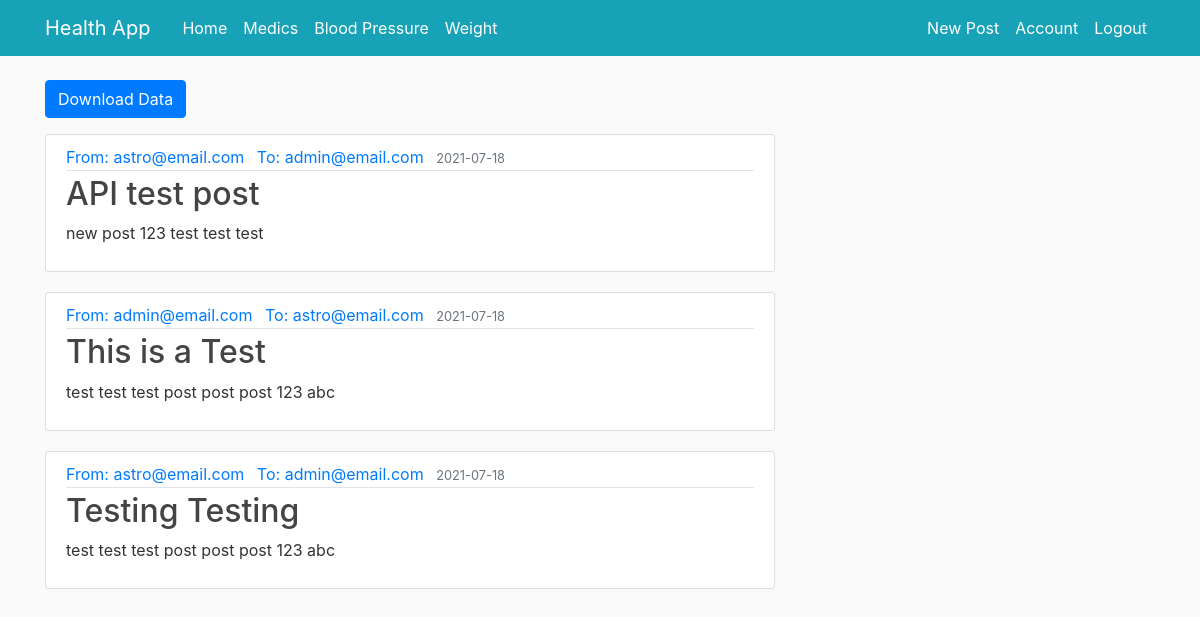
The page /accounts/admin@email.com/posts (signed in) on the database its author committed.
### healthapp/models.py (models this page shows)
class User(db.Model, UserMixin):
    id = db.Column(db.Integer, primary_key=True)
    first_name = db.Column(db.String, nullable=False)
    last_name = db.Column(db.String, nullable=False)
    email = db.Column(db.String, unique=True, nullable=False)
    password = db.Column(db.String, nullable=False)
    role = db.Column(db.String, nullable=False)
    key = db.Column(db.String, nullable=False)
    posts = db.relationship('Post', backref='author', lazy=True)
    blood_pressure = db.relationship('BloodPressure', backref='author', lazy=True)
    weight = db.relationship('Weight', backref='author', lazy=True)

class Post(db.Model):
    id = db.Column(db.Integer, primary_key=True)
    title = db.Column(db.String, nullable=False)
    recipient = db.Column(db.String, nullable=False)
    date_posted = db.Column(db.DateTime, nullable=False, default=datetime.utcnow)
    content = db.Column(db.Text, nullable=False)
    user_id = db.Column(db.Integer, db.ForeignKey('user.id'), nullable=False)

### healthapp/webapp/routes.py (the view)
@app.route("/accounts/<string:email>/posts")
@login_required
def user_posts(email):
    user = User.query.filter_by(email=email).first()
    if user:
        encrypted_posts = db.session.query(Post)\
            .where(((Post.user_id == user.id) & (Post.recipient == current_user.email))
                   | ((Post.user_id == current_user.id) & (Post.recipient == user.email)))\
            .order_by(Post.date_posted.desc()).all()
        posts = []  # empty list for decrypted posts to be appended to.
        for encrypted_post in encrypted_posts:
            post_list = [encrypted_post]    # decrypt_post() takes a list as an argument
            if encrypted_post.recipient == current_user.email:
                posts.append(decrypt_post(post_list, current_user.key)[0])
            if encrypted_post.recipient == user.email:
                posts.append(decrypt_post(post_list, user.key)[0])
        return render_template('user_posts.html', posts=posts, user=user, title='Posts')
    return abort(404)   # not found error if user not found.

### healthapp/encryption.py (called while the page is built)
def decrypt_post(encrypted_posts, key):
    decrypted_posts = []    # empty list for decrypted post to be appended to.
    for post in encrypted_posts:
        encrypted_data = post.content.encode()  # encodes post to a byte string.
        decrypted_data = Fernet(key.encode()).decrypt(encrypted_data).decode('utf-8')
        decrypted_posts.append({'id': post.id,
                                'author': post.author.email,
                                'recipient': post.recipient,
                                'date_posted': post.date_posted.strftime('%Y-%m-%d'),
                                'title': post.title,
                                'content': decrypted_data})
    return decrypted_posts

### healthapp/models.py (called while the page is built)
@login_manager.user_loader
def load_user(user_id):
    return User.query.get(int(user_id))

### healthapp/templates/user_posts.html
{% extends "layout.html" %}
{% block content %}
   <a class="mr-2 mb-3 btn btn-primary" href="{{ url_for('download_data', email=user.email, record_type='Posts') }}">Download Data</a>
    {% for post in posts %}
        <article class="media content-section">
          <div class="media-body">
            <div class="article-metadata">
              <a class="mr-2" href="{{ url_for('user_account', email=post['author']) }}">From: {{ post['author']}}</a>
                <a class="mr-2" href="{{ url_for('user_account', email=post['recipient']) }}">To: {{ post['recipient']}}</a>
              <small class="text-muted">{{ post['date_posted'] }}</small>
            </div>
            <h2><a class="article-title" href="{{ url_for('post', post_id=post['id'])}}">{{ post['title'] }}</a></h2>
            <p class="article-content">{{ post['content'] }}</p>
          </div>
        </article>
    {% endfor %}
{% endblock content %}

### healthapp/static/main.css (style rules this page uses)
body { background: #fafafa; color: #333333; margin-top: 5rem; }
h1, h2, h3, h4, h5, h6 { color: #444444; }
.content-section { background: #ffffff; padding: 10px 20px; border: 1px solid #dddddd; border-radius: 3px; margin-bottom: 20px; }
.article-title { color: #444444; }
.article-content { white-space: pre-line; }
.article-metadata { padding-bottom: 1px; margin-bottom: 4px; border-bottom: 1px solid #e3e3e3 }

### rows shown on the page
User: author "astro@email.com" "astro@email.com"
Post: recipient "admin@email.com", title "API test post"
User: author "admin@email.com"
Post: recipient "astro@email.com", title "This is a Test"
Post: recipient "admin@email.com", title "Testing Testing"

### other values the page prints
{{ post['date_posted'] }} "2021-07-18" "2021-07-18" "2021-07-18"
{{ post['content'] }} "new post 123 test test test" "test test test post post post 123 abc" "test test test post post post 123 abc"
